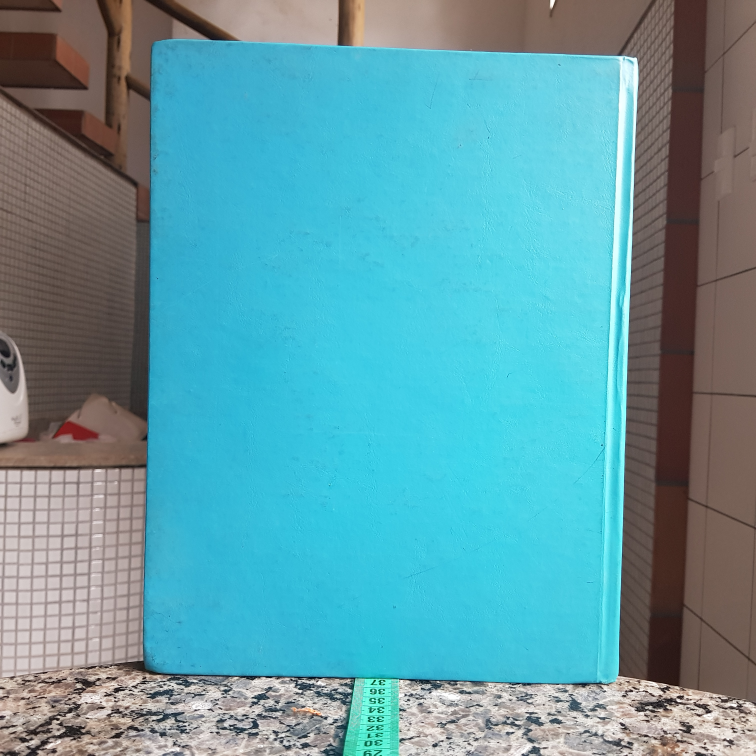
#> input picture camera_calibration/Livro.jpg, 3024 x 3024 px (shown at 1/4 size)
$ jupyter execute --allow-errors 'Camera Calibration.ipynb'
#> lines starting #> are read from the running program, lines starting #| are printed output that depends on the picture
[cell 1]
import numpy as np
import matplotlib.pyplot as plt
import cv2
import glob
import sys
import os

## Naive

[cell 2]
image = cv2.imread("Livro.jpg")
#> image is the input picture: shape (3024, 3024, 3); mean B, G, R 166.7, 157, 95.5

gray = cv2.cvtColor(image, cv2.COLOR_BGR2RGB)

plt.imshow(gray)
plt.title('my picture')
plt.show()

The image above have:

    width=3021px
    heigth=3021px

 The book in the image have:

    width=1938px
    heigth=2542px

The real size of the book is:

    width=22.85cm
    height=28.4cm

And its center is located about 37cm from the camera position.

That being, we can aproximate:

    fx = 37*(1938/22.85)

[cell 3]
fx = 37*(1938/22.85)
fx

[cell 4]
fy = 37*(2542/28.4)
fy

[cell 5]
cx = 3021/2
cx

[cell 6]
cy = 3021/2
cy

## Octave

Using the Octave Calibration Toolbox (https://github.com/nghiaho12/camera_calibration_toolbox_octave) we obtain:

[cell 7]
octave1 = cv2.imread("octave1.png")
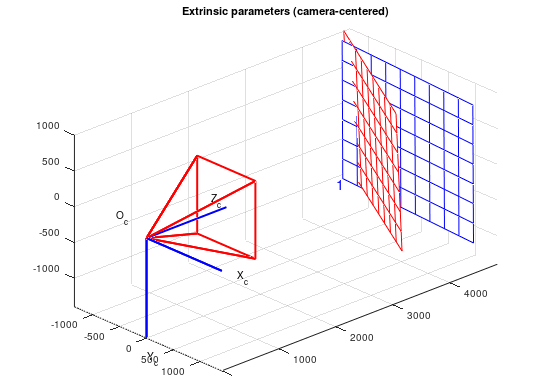
#> input picture camera_calibration/octave1.png, 554 x 378 px
#> octave1 is the input picture: shape (378, 554, 3); mean B, G, R 248.4, 245.4, 249.1
octave2 = cv2.imread("octave2.png")
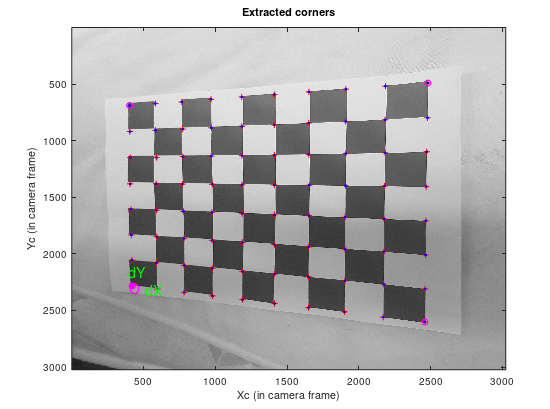
#> input picture camera_calibration/octave2.png, 550 x 409 px
#> octave2 is the input picture: shape (409, 550, 3); mean B, G, R 190.9, 190.5, 191.2
octave3 = cv2.imread("octave3.png")
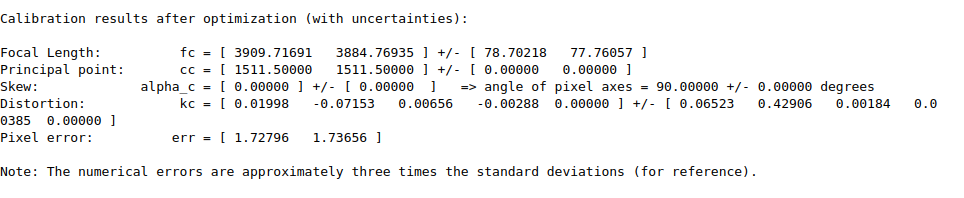
#> input picture camera_calibration/octave3.png, 964 x 198 px
#> octave3 is the input picture: shape (198, 964, 3); mean B, G, R 243.5, 243.5, 243.5
octave4 = cv2.imread("octave4.png")
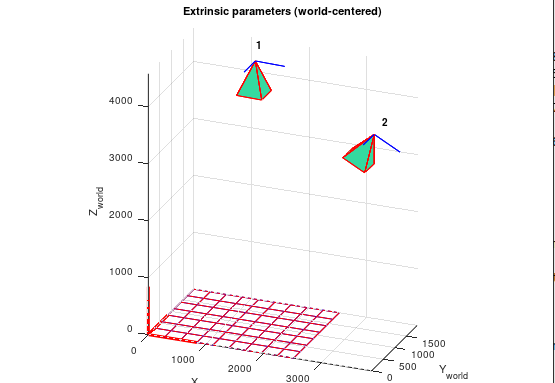
#> input picture camera_calibration/octave4.png, 555 x 383 px
#> octave4 is the input picture: shape (383, 555, 3); mean B, G, R 248.9, 248.5, 250.2
octave5 = cv2.imread("octave5.png")
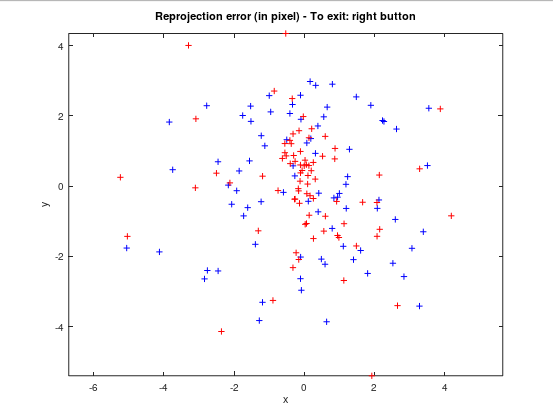
#> input picture camera_calibration/octave5.png, 553 x 420 px
#> octave5 is the input picture: shape (420, 553, 3); mean B, G, R 251.3, 250.3, 251.3

octave1_d = cv2.cvtColor(octave1, cv2.COLOR_BGR2RGB)
octave2_d = cv2.cvtColor(octave2, cv2.COLOR_BGR2RGB)
octave3_d = cv2.cvtColor(octave3, cv2.COLOR_BGR2RGB)
octave4_d = cv2.cvtColor(octave4, cv2.COLOR_BGR2RGB)
octave5_d = cv2.cvtColor(octave5, cv2.COLOR_BGR2RGB)
